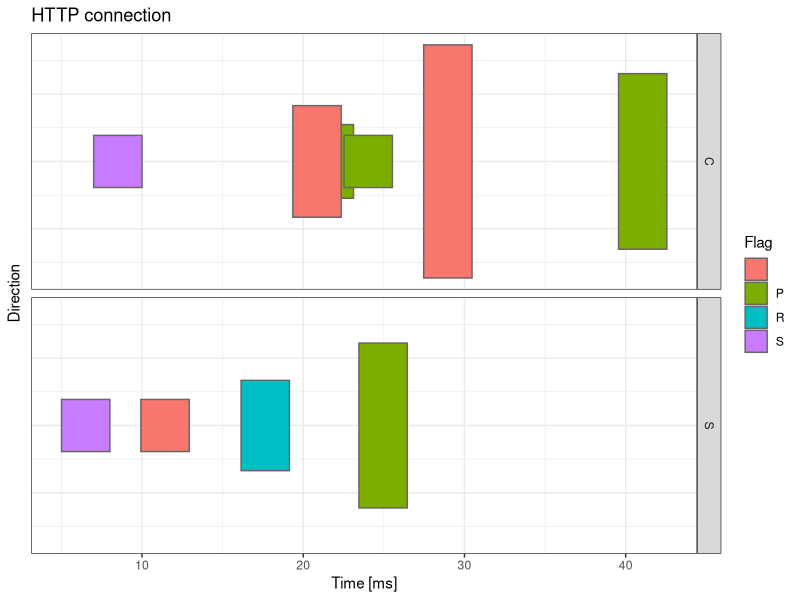
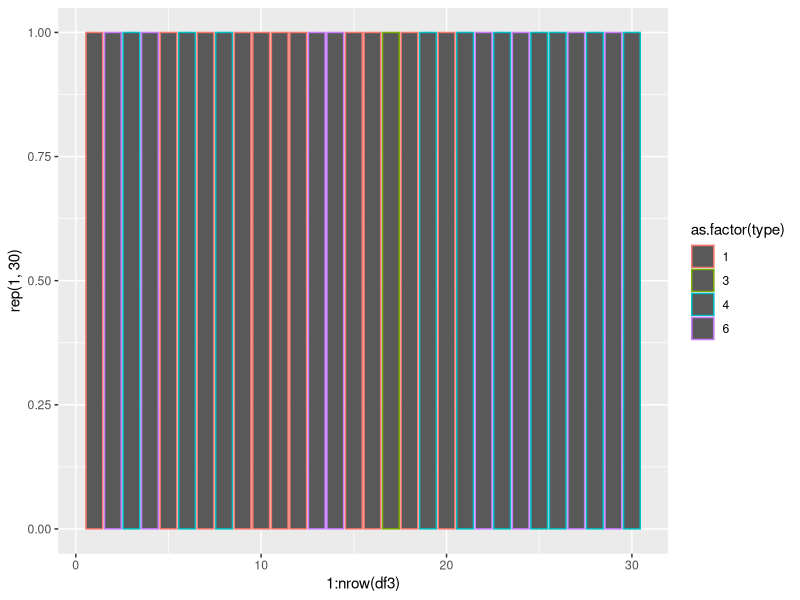
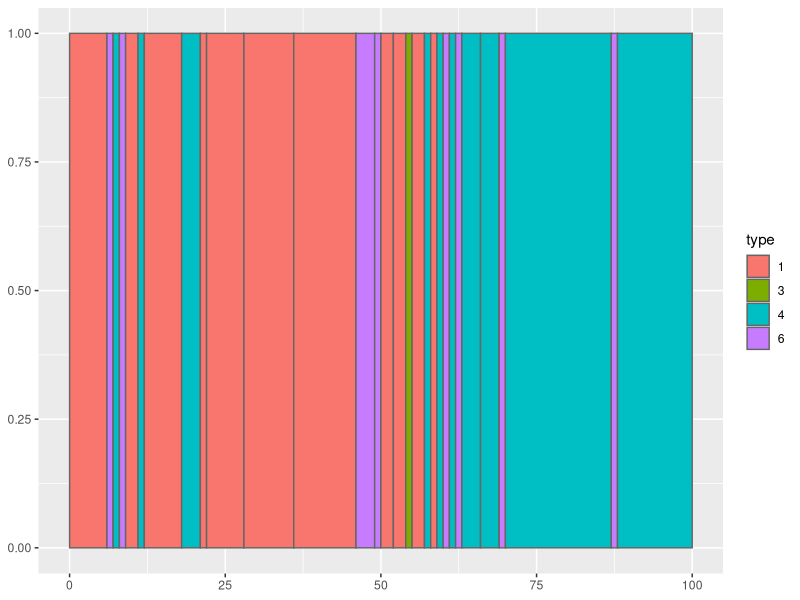
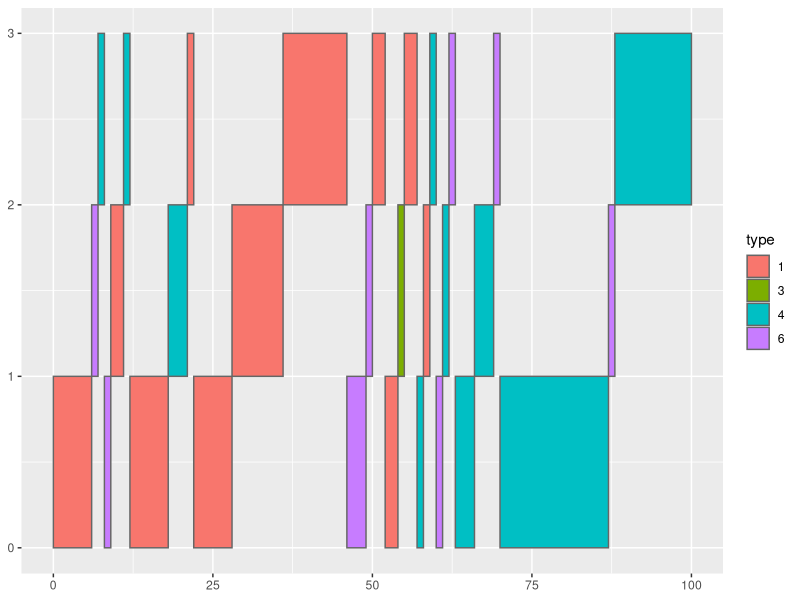

Here is the R script that generated these plots, in order: (Note: this script raises an error after producing the figures.)

require(ggplot2)

Dir <- c(1,2,2,1,2,1,1,2,1,1)
Direction <- c("C","S","S","C","S","C","C","S","C","C")
lens <- c(60,60,60,120,180,60,275,600,1200,681)^0.5
flag <- c("S","S"," ","P","R","P"," ","P"," ","P")
IAT <- abs(rnorm(10))*10+0.4


df3 <- data.frame(Flag=flag,
                  Direction=Direction,
                  xmax=cumsum(rep(3,10))+IAT,
                  xmin=cumsum(c(0,rep(3,9)))+IAT,
                  #xmax=cumsum(sqrt(lens))+IAT,
                  #xmin=cumsum(c(0,head(sqrt(lens),n=-1)))+IAT,
                  #ymin=Dir*6-0.5*sqrt(lens),
                  #ymax=Dir*6+0.5*sqrt(lens))
                  ymin=-0.5*lens,
                  ymax=+0.5*lens)

plot_x <- ggplot(df3, 
                 aes(xmin=xmin, xmax=xmax, ymin=ymin, ymax=ymax,fill=Flag))+
          geom_rect(colour="grey40", size=0.5)+
          facet_grid(Direction ~ .) + 
          theme_bw()+
          theme(axis.ticks.y = element_blank(),
                axis.text.y = element_blank())+
          labs(title="HTTP connection",
               y ="Direction", x = "Time [ms]")
          
plot_x
                
                              
                            



df3 <- data.frame(type=c(1,6,4,6,1,4,1,4,1,1,1,1,6,6,1,1,3,1,4,1,4,6,4,6,4,4,6,4,6,4),
                  count=c(6,1,1,1,2,1,6,3,1,6,8,10,3,1,2,2,1,2,1,1,1,1,1,1,3,3,1,17,1,12) )

ggplot(df3,aes(x=1:nrow(df3),y=rep(1,30))) + geom_bar(stat="identity",aes(color=as.factor(type)))

df3 <- data.frame(type=c(1,6,4,6,1,4,1,4,1,1,1,1,6,6,1,
                         1,3,1,4,1,4,6,4,6,4,4,6,4,6,4),
                  count=c(6,1,1,1,2,1,6,3,1,6,8,10,3,1,2,
                          2,1,2,1,1,1,1,1,1,3,3,1,17,1,12))

library(ggplot2)

df3$type <- factor(df3$type)
df3$ymin <- 0
df3$ymax <- 1
df3$xmax <- cumsum(df3$count)
df3$xmin <- c(0, head(df3$xmax, n=-1))

plot_1 <- ggplot(df3, 
                 aes(xmin=xmin, xmax=xmax, ymin=ymin, ymax=ymax, fill=type)) +
  geom_rect(colour="grey40", size=0.5)

#png("plot_1.png", height=200, width=800)
print(plot_1)
#dev.off()


dfx <- df3

dfx$type <- factor(dfx$type)
dfx$ymin <- c(0,1,2)
dfx$ymax <- c(1,2,3)
dfx$xmax <- cumsum(dfx$count)
dfx$xmin <- c(0, head(dfx$xmax, n=-1))

plot_x <- ggplot(dfx, 
                 aes(xmin=xmin, xmax=xmax, ymin=ymin, ymax=ymax,fill=type))   +geom_rect(colour="grey40", size=0.5)

png("plot_x.png", height=200, width=800)
print(plot_x)
dev.off()


p1  <-  
  ggplot(dfx, aes(xmin = xmin, xmax = xmax, ymin = ymin, ymax = ymax, fill = event))+
  theme_bw() + 
  geom_rect(colour = "black", size = 0.5) + 
  facet_grid(subject ~ .) + 
  theme(axis.ticks.y=element_blank(), axis.text.y=element_blank())

p1



########################################################
# Experiment 1
########################################################

require(ggplot2)
require(cowplot)

# geom_pointrange(mapping = aes(x = Metric, y = x),
#                 stat = "summary",
#                 fun.min = function(z) {quantile(z,0.25)},
#                 fun.max = function(z) {quantile(z,0.75)},
#                 fun = median)
# stat_summary(fun="mean", fun.min=function(z) { quantile(z,0.05) },fun.max=function(z) { quantile(z,0.95) },colour = "red", size = 1)

# A
N=100
x1 <- abs(rnorm(N,mean=0.002,sd=0.001))
x2 <- abs(rnorm(N,mean=0.002,sd=0.001))
x3 <- abs(rnorm(N,mean=0.002,sd=0.001))
df=data.frame(x=c(x1,x2,x3),
              Metric=c(rep("conn",N),rep("flow",N),rep("seq",N)))
df2=data.frame(ymin=c(quantile(x1,0.1),quantile(x2,0.1),quantile(x3,0.1)),
               ymax=c(quantile(x1,0.9),quantile(x2,0.9),quantile(x3,0.9)),
               y=c(median(x1),median(x2),median(x3)),
               Metric=c("conn","flow","seq"))
dfA=df
df2A=df2
dfA$Set="A"
df2A$Set="A"
# B
x1 <- abs(rnorm(N,mean=0.003,sd=0.001))
x2 <- abs(rnorm(N,mean=0.003,sd=0.001))
x3 <- abs(rnorm(N,mean=0.002,sd=0.001))
df=data.frame(x=c(x1,x2,x3),
              Metric=c(rep("conn",N),rep("flow",N),rep("seq",N)))
df2=data.frame(ymin=c(quantile(x1,0.1),quantile(x2,0.1),quantile(x3,0.1)),
               ymax=c(quantile(x1,0.9),quantile(x2,0.9),quantile(x3,0.9)),
               y=c(median(x1),median(x2),median(x3)),
               Metric=c("conn","flow","seq"))
dfB=df
df2B=df2
dfB$Set="B"
df2B$Set="B"
# C
x1 <- abs(rnorm(N,mean=0.004,sd=0.001))
x2 <- abs(rnorm(N,mean=0.004,sd=0.001))
x3 <- abs(rnorm(N,mean=0.003,sd=0.001))
df=data.frame(x=c(x1,x2,x3),
              Metric=c(rep("conn",N),rep("flow",N),rep("seq",N)))
df2=data.frame(ymin=c(quantile(x1,0.1),quantile(x2,0.1),quantile(x3,0.1)),
               ymax=c(quantile(x1,0.9),quantile(x2,0.9),quantile(x3,0.9)),
               y=c(median(x1),median(x2),median(x3)),
               Metric=c("conn","flow","seq"))
dfC=df
df2C=df2
dfC$Set="C"
df2C$Set="C"
# D
x1 <- abs(rnorm(N,mean=0.0055,sd=0.001))
x2 <- abs(rnorm(N,mean=0.001,sd=0.001))
x3 <- abs(rnorm(N,mean=0.002,sd=0.001))
df=data.frame(x=c(x1,x2,x3),
              Metric=c(rep("conn",N),rep("flow",N),rep("seq",N)))
df2=data.frame(ymin=c(quantile(x1,0.1),quantile(x2,0.1),quantile(x3,0.1)),
               ymax=c(quantile(x1,0.9),quantile(x2,0.9),quantile(x3,0.9)),
               y=c(median(x1),median(x2),median(x3)),
               Metric=c("conn","flow","seq"))
dfD=df
df2D=df2
dfD$Set="D"
df2D$Set="D"
# VM
x1 <- abs(rnorm(N,mean=0.026,sd=0.004))
x2 <- abs(rnorm(N,mean=0.035,sd=0.01))
x3 <- abs(rnorm(N,mean=0.022,sd=0.004))
df=data.frame(x=c(x1,x2,x3),
              Metric=c(rep("conn",N),rep("flow",N),rep("seq",N)))
df2=data.frame(ymin=c(quantile(x1,0.1),quantile(x2,0.1),quantile(x3,0.1)),
               ymax=c(quantile(x1,0.9),quantile(x2,0.9),quantile(x3,0.9)),
               y=c(median(x1),median(x2),median(x3)),
               Metric=c("conn","flow","seq"))
dfVM=df
df2VM=df2
dfVM$Set="VM"
df2VM$Set="VM"

df=rbind(dfA,dfB,dfC,dfD,dfVM)
df2=rbind(df2A,df2B,df2C,df2D,df2VM)

df$x=df$x*100
df2[,1:3]=df2[,1:3]*100


pA <- ggplot(df, aes(x=Metric, y=x)) + 
  #geom_dotplot(binaxis='y', stackdir='center', aes(colour=Metric,fill=Metric),
  #             dotsize =0.3,binwidth=0.01,stackratio = .3)
  geom_point(aes(color=Metric),alpha=0.8)+
  facet_grid(. ~ Set)+
  geom_errorbar(df2,mapping=aes(y=y,x=Metric,ymin=ymin, ymax=ymax), 
                width=.2,size=1,)+
  theme_bw()+labs(y="% of max-dissimilarity",x="")+theme(legend.position = "none")+
  #geom_point(df2,mapping=aes(y=y,x=Metric,color=Metric),fill="white",shape = 21,size=4,show.legend=FALSE)
  geom_point(df2,mapping=aes(y=y,x=Metric),color="black",size=4,show.legend=FALSE)
pA#+scale_y_continuous(trans='log2')

plot_grid(pA, pA,pA,pA, labels = c('A', 'B', 'C','D'), ncol = 4)

####################################################################################################
